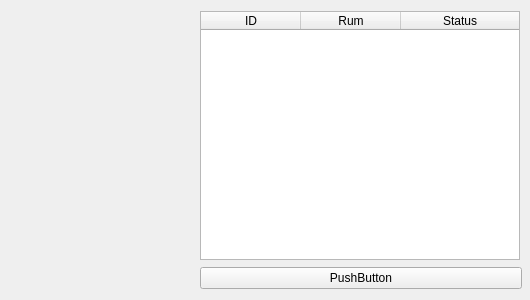
<?xml version="1.0" encoding="UTF-8"?>
<ui version="4.0">
 <class>RemoveUnit</class>
 <widget class="QWidget" name="RemoveUnit">
  <property name="geometry">
   <rect>
    <x>0</x>
    <y>0</y>
    <width>530</width>
    <height>300</height>
   </rect>
  </property>
  <property name="sizePolicy">
   <sizepolicy hsizetype="Fixed" vsizetype="Fixed">
    <horstretch>0</horstretch>
    <verstretch>0</verstretch>
   </sizepolicy>
  </property>
  <property name="minimumSize">
   <size>
    <width>530</width>
    <height>300</height>
   </size>
  </property>
  <property name="maximumSize">
   <size>
    <width>530</width>
    <height>300</height>
   </size>
  </property>
  <property name="windowTitle">
   <string>Form</string>
  </property>
  <widget class="QWidget" name="layoutWidget">
   <property name="geometry">
    <rect>
     <x>200</x>
     <y>10</y>
     <width>322</width>
     <height>280</height>
    </rect>
   </property>
   <layout class="QVBoxLayout" name="verticalLayout_2">
    <item>
     <widget class="QTableWidget" name="unitTable">
      <property name="sizePolicy">
       <sizepolicy hsizetype="Fixed" vsizetype="Fixed">
        <horstretch>0</horstretch>
        <verstretch>0</verstretch>
       </sizepolicy>
      </property>
      <property name="minimumSize">
       <size>
        <width>320</width>
        <height>249</height>
       </size>
      </property>
      <attribute name="horizontalHeaderCascadingSectionResizes">
       <bool>false</bool>
      </attribute>
      <attribute name="horizontalHeaderStretchLastSection">
       <bool>true</bool>
      </attribute>
      <attribute name="verticalHeaderVisible">
       <bool>false</bool>
      </attribute>
      <column>
       <property name="text">
        <string>ID</string>
       </property>
      </column>
      <column>
       <property name="text">
        <string>Rum</string>
       </property>
      </column>
      <column>
       <property name="text">
        <string>Status</string>
       </property>
      </column>
     </widget>
    </item>
    <item>
     <widget class="QPushButton" name="updateButton">
      <property name="text">
       <string>PushButton</string>
      </property>
     </widget>
    </item>
   </layout>
  </widget>
 </widget>
 <resources/>
 <connections/>
</ui>
